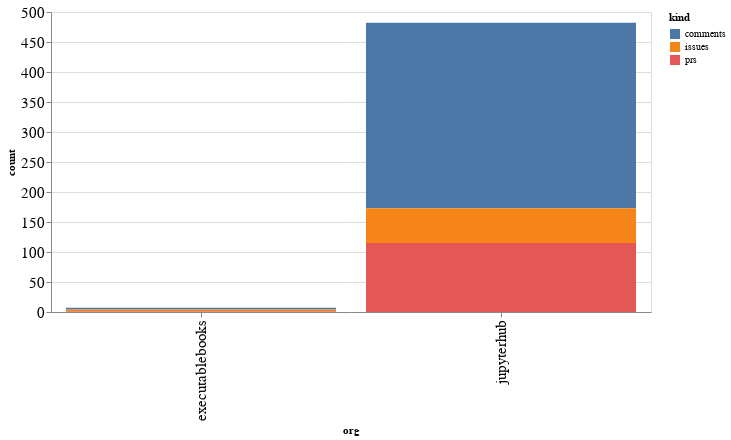

This figure's notebook cell:
### Code cell
alt.Chart(org_summaries, width=600).mark_bar().encode(
    x='org',
    y='count',
    color='kind',
    tooltip="org"
)

### Figure 1 — Vega-Lite specification as saved in the notebook (floating-point values rounded to 4 significant figures)
{"config": {"axisLeft": {"labelFontSize": 15}, "axisBottom": {"labelFontSize": 15}}, "data": {"name": "data-10e2c8c4483d81d62eefd4d3172980f6"}, "mark": "bar", "encoding": {"color": {"type": "nominal", "field": "kind"}, "tooltip": {"type": "nominal", "field": "org"}, "x": {"type": "nominal", "field": "org"}, "y": {"type": "quantitative", "field": "count"}}, "width": 600, "$schema": "https://vega.github.io/schema/vega-lite/v4.8.1.json", "datasets": {"data-10e2c8c4483d81d62eefd4d3172980f6": [{"org": "executablebooks", "kind": "comments", "count": 3}, {"org": "executablebooks", "kind": "issues", "count": 3}, {"org": "executablebooks", "kind": "prs", "count": 1}, {"org": "jupyterhub", "kind": "comments", "count": 309}, {"org": "jupyterhub", "kind": "issues", "count": 58}, {"org": "jupyterhub", "kind": "prs", "count": 115}]}}
